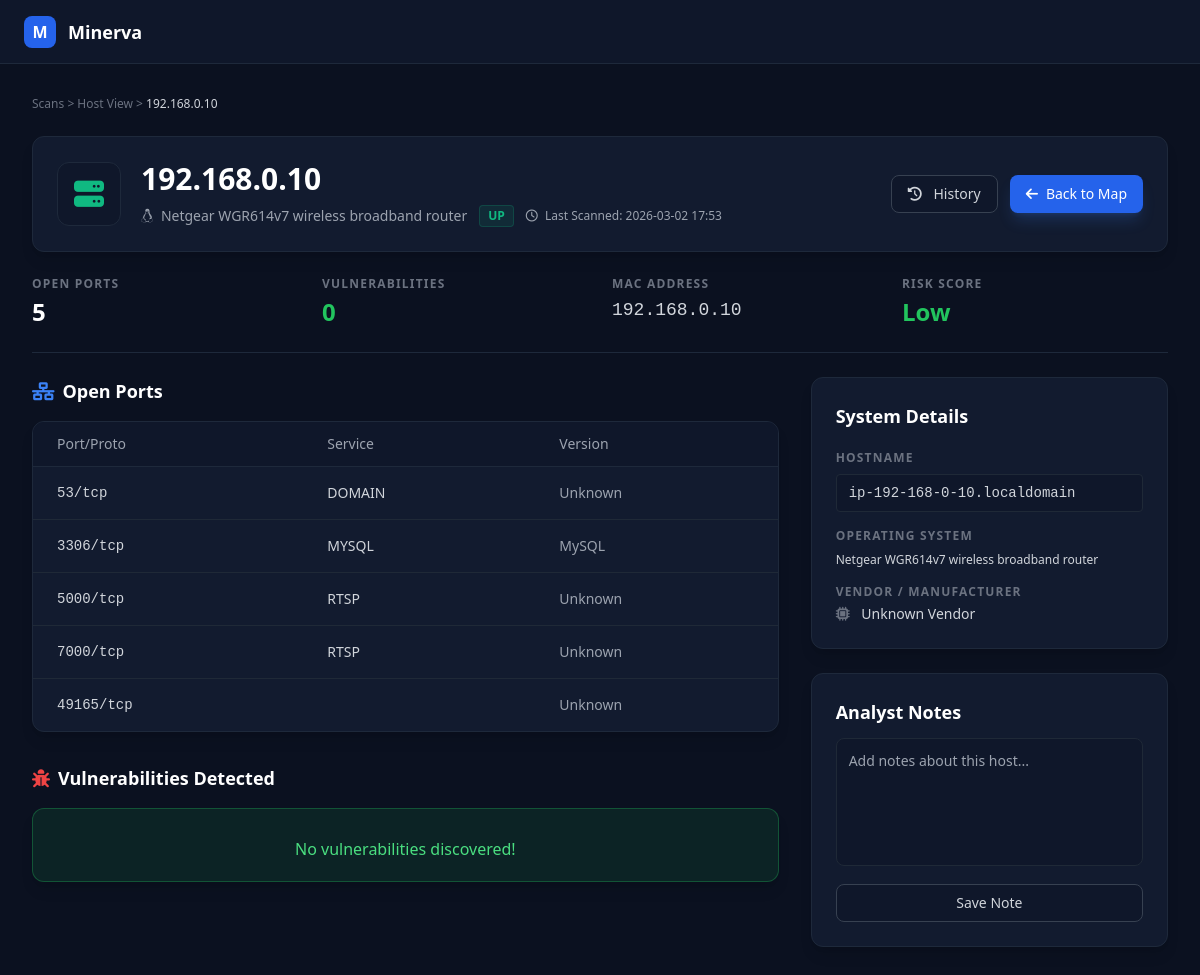
Screenshot of /host/192.168.0.10 with the database file from the repository.
### app/models.py (models this page shows)
class Host(Base):
    __tablename__ = "hosts"
    mac_address = Column(String, primary_key=True, index=True)
    hostname = Column(String)
    first_seen = Column(DateTime, default=datetime.datetime.utcnow)
    os_name = Column(String, nullable=True, default="Unknown")
    vendor = Column(String, nullable=True, default="Unknown")
    results = relationship("ScanResult", back_populates="host")

class ScanResult(Base):
    __tablename__ = "scan_results"
    id = Column(Integer, primary_key=True, index=True)
    scan_id = Column(Integer, ForeignKey("scans.id"))
    host_mac = Column(String, ForeignKey("hosts.mac_address"))
    ip_address = Column(String)
    status = Column(String)
    scan = relationship("Scan", back_populates="results")
    host = relationship("Host")
    ports = relationship("Port", back_populates="scan_result", cascade="all, delete-orphan")

class Scan(Base):
    __tablename__ = "scans"
    id = Column(Integer, primary_key=True, index=True)
    project_id = Column(Integer, ForeignKey("projects.id"))
    timestamp = Column(DateTime, default=datetime.datetime.utcnow)
    scan_type = Column(String)
    gateway_ip = Column(String, nullable=True)
    subnet_mask = Column(String, nullable=True)
    project = relationship("Project", back_populates="scans")
    results = relationship("ScanResult", back_populates="scan", cascade="all, delete-orphan")

class Port(Base):
    __tablename__ = "ports"
    id = Column(Integer, primary_key=True, index=True)
    scan_result_id = Column(Integer, ForeignKey("scan_results.id"))
    port_number = Column(Integer)
    protocol = Column(String)
    service_name = Column(String)
    state = Column(String)
    version_info = Column(String, nullable=True)
    scan_result = relationship("ScanResult", back_populates="ports")
    vulnerabilities = relationship("Vulnerability", back_populates="port", cascade="all, delete-orphan")

### app/main.py (the view)
@app.get("/host/{ip}", response_class=HTMLResponse)
async def host_details(ip: str, request: Request, db: Session = Depends(get_db)):
    scan_result = db.query(models.ScanResult).filter(models.ScanResult.ip_address == ip).order_by(models.ScanResult.id.desc()).first()
    if not scan_result:
        return HTMLResponse(content="<h1>Host no encontrado</h1>", status_code=404)
    open_ports = [p for p in scan_result.ports if p.port_number != 0 and p.state != 'filtered']
    all_vulns = []
    for port in open_ports:
        all_vulns.extend(port.vulnerabilities)
    high_count = sum(1 for v in all_vulns if v.severity == "High")
    med_count = sum(1 for v in all_vulns if v.severity == "Medium")
    low_count = sum(1 for v in all_vulns if v.severity == "Low")
    risk_score = "Low"
    if high_count > 0: risk_score = "High"
    elif med_count > 0: risk_score = "Medium"
    elif len(open_ports) > 5: risk_score = "Medium"
    return templates.TemplateResponse("host_details.html", {
        "request": request,
        "ip": ip,
        "host": scan_result.host,
        "scan_result": scan_result,
        "ports": open_ports,
        "vulns": all_vulns,
        "risk_score": risk_score,
        "high_count": high_count,   # <-- Ya no dará error
        "med_count": med_count,     # <-- Ya no dará error
        "low_count": low_count      # <-- Ya no dará error
    })

### templates/host_details.html (shortened to what this page needs)
<!DOCTYPE html>
<html lang="es">
<head>
    <script src="https://cdn.tailwindcss.com"></script>
    <link rel="stylesheet" href="https://cdnjs.cloudflare.com/ajax/libs/font-awesome/6.4.0/css/all.min.css">
</head>
<body class="text-gray-300 font-sans h-screen flex flex-col overflow-hidden">
    <header class="h-16 border-b border-panel bg-[#0f172a] flex items-center justify-between px-6 shrink-0">
        <div class="flex items-center space-x-3">
            <div class="w-8 h-8 bg-blue-600 rounded-lg flex items-center justify-center text-white font-bold">M</div>
            <h1 class="text-lg font-bold text-white">Minerva</h1>
        </div>
    </header>
    <main class="flex-1 overflow-y-auto p-8">
        <div class="max-w-7xl mx-auto space-y-6">
            <div class="text-xs text-gray-500 font-medium">
                <a href="/dashboard" class="hover:text-gray-300">Scans</a> >
                <span>Host View</span> >
                <span class="text-gray-300">{{ ip }}</span>
            </div>
            <div class="bg-panel border border-panel rounded-xl p-6 flex justify-between items-center shadow-lg">
                <div class="flex items-center space-x-5">
                    <div class="w-16 h-16 bg-[#0f172a] border border-panel rounded-xl flex items-center justify-center">
                        <i class="fa-solid fa-server text-3xl text-emerald-500"></i>
                    </div>
                    <div>
                        <h2 class="text-3xl font-bold text-white">{{ ip }}</h2>
                        <div class="flex items-center space-x-3 mt-2 text-sm text-gray-400">
                            <span><i class="fa-brands fa-linux mr-1"></i> {{ host.os_name if host and host.os_name !=
                                'Unknown' else 'Unknown OS' }}</span>
                            <span
                                class="bg-emerald-500/10 text-emerald-500 px-2 py-0.5 rounded border border-emerald-500/20 text-xs font-bold uppercase">{{
                                scan_result.status }}</span>
                            <span class="text-xs"><i class="fa-regular fa-clock mr-1"></i> Last Scanned: {{
                                scan_result.scan.timestamp.strftime('%Y-%m-%d %H:%M') if scan_result.scan else 'N/A'
                                }}</span>
                        </div>
                    </div>
                </div>
                <div class="flex space-x-3">
                    <button
                        class="px-4 py-2 bg-[#0f172a] border border-gray-700 text-gray-300 rounded-lg text-sm font-medium hover:bg-gray-800 transition">
                        <i class="fa-solid fa-clock-rotate-left mr-2"></i> History
                    </button>
                    <a href="/dashboard"
                        class="px-4 py-2 bg-blue-600 text-white rounded-lg text-sm font-medium hover:bg-blue-500 transition shadow-lg shadow-blue-500/20 flex items-center">
                        <i class="fa-solid fa-arrow-left mr-2"></i> Back to Map
                    </a>
                </div>
            </div>
            <div class="grid grid-cols-4 gap-6 border-b border-panel pb-6">
                <div>
                    <p class="text-xs font-bold text-gray-500 uppercase tracking-widest mb-1">Open Ports</p>
                    <p class="text-2xl font-bold text-white">{{ ports|length }}</p>
                </div>
                <div>
                    <p class="text-xs font-bold text-gray-500 uppercase tracking-widest mb-1">Vulnerabilities</p>
                    <p
                        class="text-2xl font-bold {{ 'text-red-500' if high_count > 0 else 'text-orange-500' if med_count > 0 else 'text-green-500' if vulns|length == 0 else 'text-gray-400' }}">
                        {{ vulns|length }}</p>
                </div>
                <div>
                    <p class="text-xs font-bold text-gray-500 uppercase tracking-widest mb-1">MAC Address</p>
                    <p class="text-lg font-mono text-gray-300">{{ host.mac_address.replace('MAC-', '') if host else
                        'Unknown' }}</p>
                </div>
                <div>
                    <p class="text-xs font-bold text-gray-500 uppercase tracking-widest mb-1">Risk Score</p>
                    <p
                        class="text-2xl font-bold {{ 'text-red-500' if risk_score == 'High' else 'text-orange-500' if risk_score == 'Medium' else 'text-green-500' }} flex items-center">
                        {{ risk_score }}
                    </p>
                </div>
            </div>
            <div class="grid grid-cols-3 gap-8">
                <div class="col-span-2 space-y-8">
                    <div>
                        <div class="flex justify-between items-center mb-4">
                            <h3 class="text-lg font-bold text-white flex items-center"><i
                                    class="fa-solid fa-network-wired text-blue-500 mr-2"></i> Open Ports</h3>
                        </div>
                        <div class="bg-panel border border-panel rounded-xl overflow-hidden shadow-lg">
                            <table class="w-full text-left text-sm">
                                <thead class="bg-[#0f172a] border-b border-panel text-gray-400">
                                    <tr>
                                        <th class="px-6 py-3 font-medium">Port/Proto</th>
                                        <th class="px-6 py-3 font-medium">Service</th>
                                        <th class="px-6 py-3 font-medium">Version</th>
                                    </tr>
                                </thead>
                                <tbody class="divide-y divide-gray-800">
                                    {% for port in ports %}
                                    <tr class="hover:bg-gray-800/30 transition">
                                        <td class="px-6 py-4 font-mono text-gray-300">{{ port.port_number }}/{{
                                            port.protocol }}</td>
                                        <td class="px-6 py-4 text-gray-300 uppercase">{{ port.service_name }}</td>
                                        <td class="px-6 py-4 text-gray-400">{{ port.version_info if port.version_info
                                            else 'Unknown' }}</td>
                                    </tr>
                                    {% else %}
                                    <tr>
                                        <td colspan="3" class="px-6 py-8 text-center text-gray-500">No open ports
                                            discovered.</td>
                                    </tr>
                                    {% endfor %}
                                </tbody>
                            </table>
                        </div>
                    </div>
                    <div>
                        <div class="flex justify-between items-center mb-4">
                            <h3 class="text-lg font-bold text-white flex items-center"><i
                                    class="fa-solid fa-bug text-red-500 mr-2"></i> Vulnerabilities Detected</h3>
                        </div>
                        <div class="space-y-4">
                            {% for vuln in vulns %}
                            <div
                                class="bg-panel border {{ 'border-red-500/30' if vuln.severity == 'High' else 'border-orange-500/30' if vuln.severity == 'Medium' else 'border-yellow-500/30' }} rounded-xl p-5 shadow-lg relative overflow-hidden">
                                <div
                                    class="absolute left-0 top-0 bottom-0 w-1 {{ 'bg-red-500' if vuln.severity == 'High' else 'bg-orange-500' if vuln.severity == 'Medium' else 'bg-yellow-500' }}">
                                </div>
                                <div class="flex justify-between items-start mb-2">
                                    <div class="flex items-center space-x-3">
                                        <span
                                            class="bg-gray-800 text-gray-300 px-2 py-0.5 rounded text-xs font-bold border border-gray-700">{{
                                            vuln.cve_id }}</span>
                                        <span class="text-gray-500 text-xs">Port {{ vuln.port.port_number }}/{{
                                            vuln.port.protocol }}</span>
                                    </div>
                                    <span
                                        class="{{ 'text-red-500' if vuln.severity == 'High' else 'text-orange-500' if vuln.severity == 'Medium' else 'text-yellow-500' }} text-xs font-bold uppercase">{{
                                        vuln.severity }} Severity</span>
                                </div>
                                <h4 class="text-white font-bold text-lg mb-2">Service: {{ vuln.port.service_name|upper
                                    }} vulnerability</h4>
                                <p class="text-gray-400 text-sm mb-4 leading-relaxed">{{ vuln.description }}</p>
                                <div class="flex justify-between items-center text-xs">
                                    <span class="text-gray-500"><i class="fa-solid fa-star mr-1"></i> CVSS: {{
                                        vuln.cvss_score }}</span>
                                    <a href="https://nvd.nist.gov/vuln/detail/{{ vuln.cve_id }}" target="_blank"
                                        class="text-blue-500 hover:underline">View Mitigation in NVD</a>
                                </div>
                            </div>
                            {% else %}
                            <div
                                class="bg-green-500/10 border border-green-500/30 rounded-xl p-5 text-center shadow-lg">
                                <p class="text-green-400 font-medium"> No vulnerabilities
                                    discovered!</p>
                            </div>
                            {% endfor %}
                        </div>
                    </div>
                </div>
                <div class="col-span-1 space-y-6">
                    <div class="bg-panel border border-panel rounded-xl p-6 shadow-lg">
                        <h3 class="text-white font-bold mb-5 text-lg">System Details</h3>
                        <div class="space-y-4">
                            <div>
                                <p class="text-xs font-bold text-gray-500 uppercase tracking-widest mb-2">Hostname</p>
                                <div
                                    class="bg-[#0f172a] border border-gray-800 rounded px-3 py-2 text-gray-300 font-mono text-sm break-all">
                                    {{ host.hostname if host and host.hostname != 'Desconocido' else 'ip-' ~
                                    ip.replace('.', '-') ~ '.localdomain' }}
                                </div>
                            </div>
                            <div>
                                <p class="text-xs font-bold text-gray-500 uppercase tracking-widest mb-2">Operating
                                    System</p>
                                <div class="flex justify-between text-xs mb-1">
                                    <span class="text-gray-300">{{ host.os_name if host and host.os_name != 'Unknown'
                                        else 'Not detected' }}</span>
                                </div>
                            </div>
                            <div>
                                <p class="text-xs font-bold text-gray-500 uppercase tracking-widest mb-1">Vendor /
                                    Manufacturer</p>
                                <p class="text-gray-300 text-sm"><i
                                        class="fa-solid fa-microchip text-gray-500 mr-2"></i> {{ host.vendor if host and
                                    host.vendor != 'Unknown' else 'Not detected' }}</p>
                            </div>
                        </div>
                    </div>
                    <div class="bg-panel border border-panel rounded-xl p-6 shadow-lg">
                        <h3 class="text-white font-bold mb-3 text-lg">Analyst Notes</h3>
                        <textarea
                            class="w-full h-32 bg-[#0f172a] border border-gray-800 rounded-lg p-3 text-gray-300 text-sm focus:outline-none focus:border-blue-500 focus:ring-1 focus:ring-blue-500 resize-none mb-3"
                            placeholder="Add notes about this host..."></textarea>
                        <button
                            class="w-full py-2 bg-[#0f172a] border border-gray-700 text-gray-300 rounded-lg text-sm font-medium hover:bg-gray-800 transition">
                            Save Note
                        </button>
                    </div>
                </div>
            </div>
        </div>
    </main>
</body>
</html>

### templates/host_details.html (style rules this page uses)
body { background-color: #0b1120; }
.bg-panel { background-color: #121b2f; }
.border-panel { border-color: #1e293b; }

### rows the page displays
Host: os_name "Netgear WGR614v7 wireless broadband router", hostname "ip-192-168-0-10.localdomain", vendor "Unknown Vendor"
ScanResult: status "UP"
Scan: scan.timestamp "2026-03-02 17:53"
Port: port_number "53", protocol "tcp", service_name "DOMAIN", version_info "Unknown"
Port: port_number "3306", protocol "tcp", service_name "MYSQL", version_info "MySQL"
Port: port_number "5000", protocol "tcp", service_name "RTSP", version_info "Unknown"
Port: port_number "7000", protocol "tcp", service_name "RTSP", version_info "Unknown"
Port: port_number "49165", protocol "tcp", version_info "Unknown"

### other values shown
{{ ip }} "192.168.0.10"
{{ ports|length }} "5"
{{ vulns|length }} "0"
{{ risk_score }} "Low"
